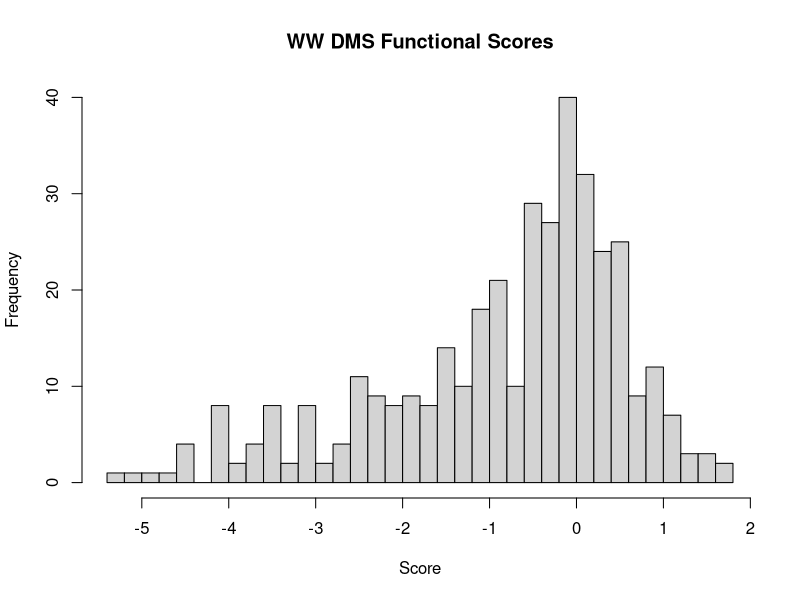
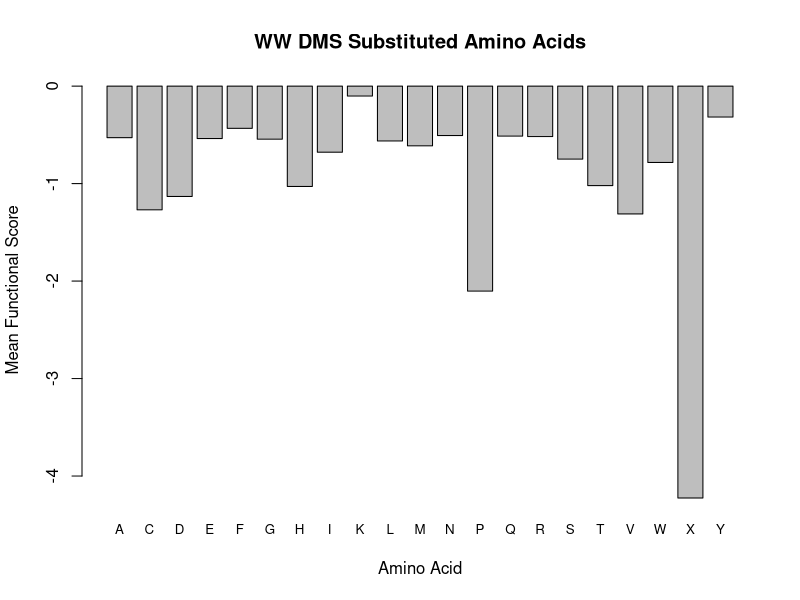
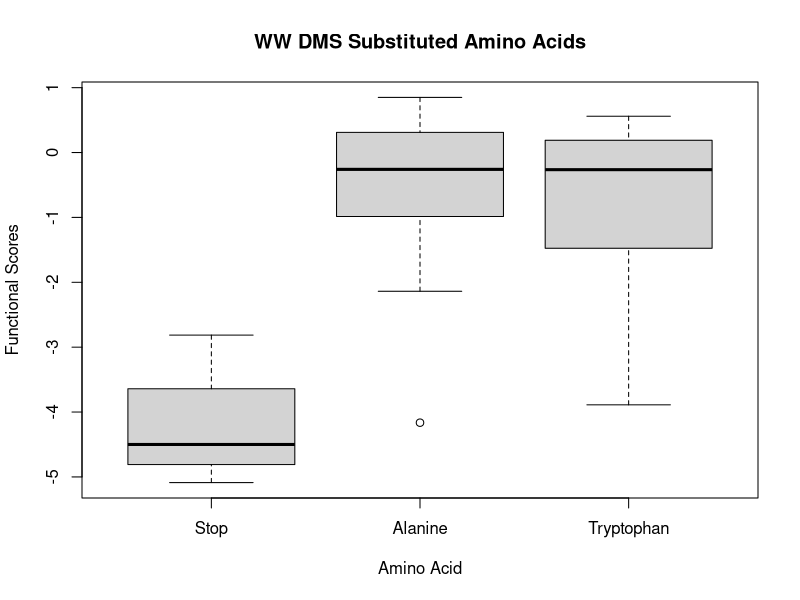
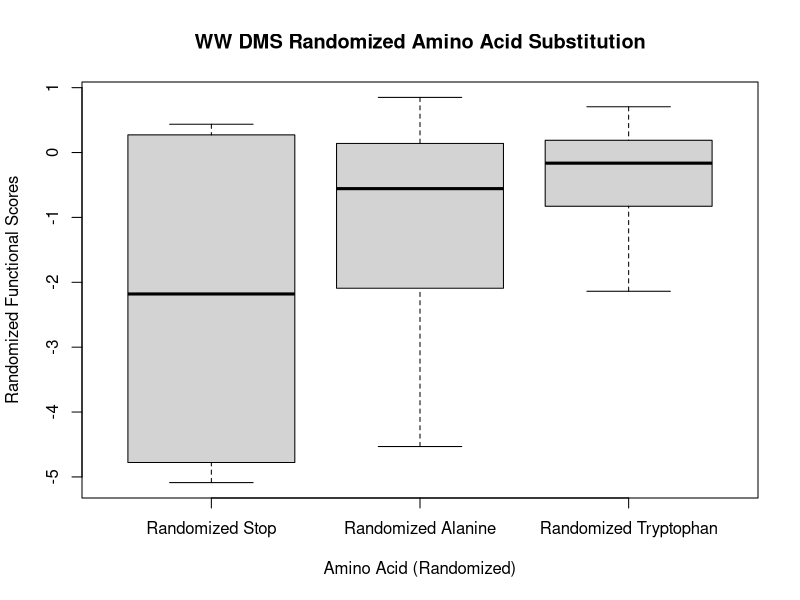
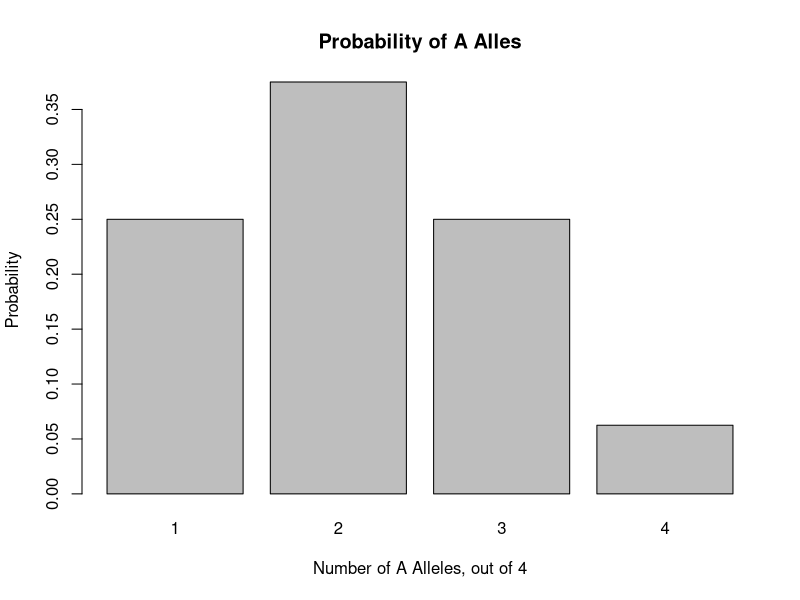

Write R code to recreate these figures, in order.
## ---- chunk 1
knitr::opts_chunk$set(echo = TRUE)
## ---- chunk 2
master_data = read.table(file="560_dataset_reduced.txt", header = T, sep = '\t')

head(master_data)

ww_data = master_data[which(master_data$dms_id == 'WW_domain'),]

head(ww_data)
## ---- chunk 3
func_scores = ww_data$reported_effect


fs.range = range(func_scores)

fs.mean = mean(func_scores)

fs.var = var(func_scores)

fs.sd = sd(func_scores)

quant_list = c(0.025, 0.05, 0.25, 0.5, 0.75, 0.95, 0.975)
fs.quants = quantile(func_scores, probs=quant_list)
## ---- chunk 4
print(fs.quants)
## ---- chunk 5
approx_25 = mean(func_scores)-0.67448*sd(func_scores)
approx_75 = mean(func_scores)+0.67488*sd(func_scores)
## ---- chunk 6

hist(func_scores, 50, freq=TRUE, main='WW DMS Functional Scores', xlab='Score', ylab='Frequency')
## ---- chunk 7

effect_by_aa.mean = tapply(ww_data$reported_effect, ww_data$aa2, mean)

effect_by_aa.mean

## ---- chunk 8

barplot(effect_by_aa.mean, main = 'WW DMS Substituted Amino Acids', xlab = 'Amino Acid', ylab = 'Mean Functional Score', cex.names=0.8)

## ---- chunk 9

effect_by_aa = split(ww_data$reported_effect, ww_data$aa2)

sub = c(effect_by_aa['X'], effect_by_aa['A'], effect_by_aa['W'])

boxplot(sub, main = 'WW DMS Substituted Amino Acids', names = c('Stop','Alanine','Tryptophan'), xlab= 'Amino Acid', ylab='Functional Scores')
## ---- chunk 10
set.seed(1)

combined_scores = unlist(c(effect_by_aa['X'], effect_by_aa['A'], effect_by_aa['W']), use.names=FALSE)

random_sample.x = sample(combined_scores, length(unlist(effect_by_aa['X'])))
random_sample.a = sample(combined_scores, length(unlist(effect_by_aa['A'])))
random_sample.w = sample(combined_scores, length(unlist(effect_by_aa['W'])))
random_sample = list(X = random_sample.x, A = random_sample.a, W = random_sample.w)

boxplot(random_sample, main = 'WW DMS Randomized Amino Acid Substitution', names = c('Randomized Stop','Randomized Alanine','Randomized Tryptophan'), xlab= 'Amino Acid (Randomized)', ylab='Randomized Functional Scores')
## ---- chunk 11
k_vals = c(0,1,2,3,4)
bin_prob <- function(k){
prob_result = dbinom(k, size=4, prob=0.5)
return(prob_result)
}

probs = lapply(k_vals, bin_prob)

probs = setNames(probs, k_vals)
## ---- chunk 12
sub = c(probs$'1', probs$'2', probs$'3', probs$'4')

barplot(sub, names = c('1', '2', '3', '4'), main = 'Probability of A Alles', xlab = 'Number of A Alleles, out of 4', ylab = 'Probability')

## ---- chunk 13
vals = c(0, 1, 2, 3, 4, 5, 6, 7, 8, 9, 10, 11, 12, 13, 14)

hyper_prob <- function(x){
return(dhyper(x, 1000, 9000, 100))
}

hyper_probs = lapply(vals, hyper_prob)

cum_prob = do.call(sum, hyper_probs)

gt_15 = 1 - cum_prob
## ---- chunk 14
l = 1013/579
k = 0

pois_prob = dpois(k, l)
## ---- chunk 15
l = 1013/579
k = 40 - 1

pois_prob = ppois(k, l, lower.tail = FALSE)
## ---- chunk 16
p = 0.05
l = 1013/579

pois_val = qpois(p, l, lower.tail=FALSE)

## ---- chunk 17
n = 12
muts = c(12, 15, 10, 4, 6, 15, 18, 12, 7, 11, 5, 14)
m = sum(muts)

p = m / n
## ---- chunk 18
set.seed(1)
reps = 1000
p = 10.75
n = 12

var_dist = replicate(reps, var(rpois(n, p)))

head(var_dist)

## ---- chunk 19

greater_vars = sum(var_dist > p)

greater_vars

prop_vars = greater_vars / length(var_dist)
